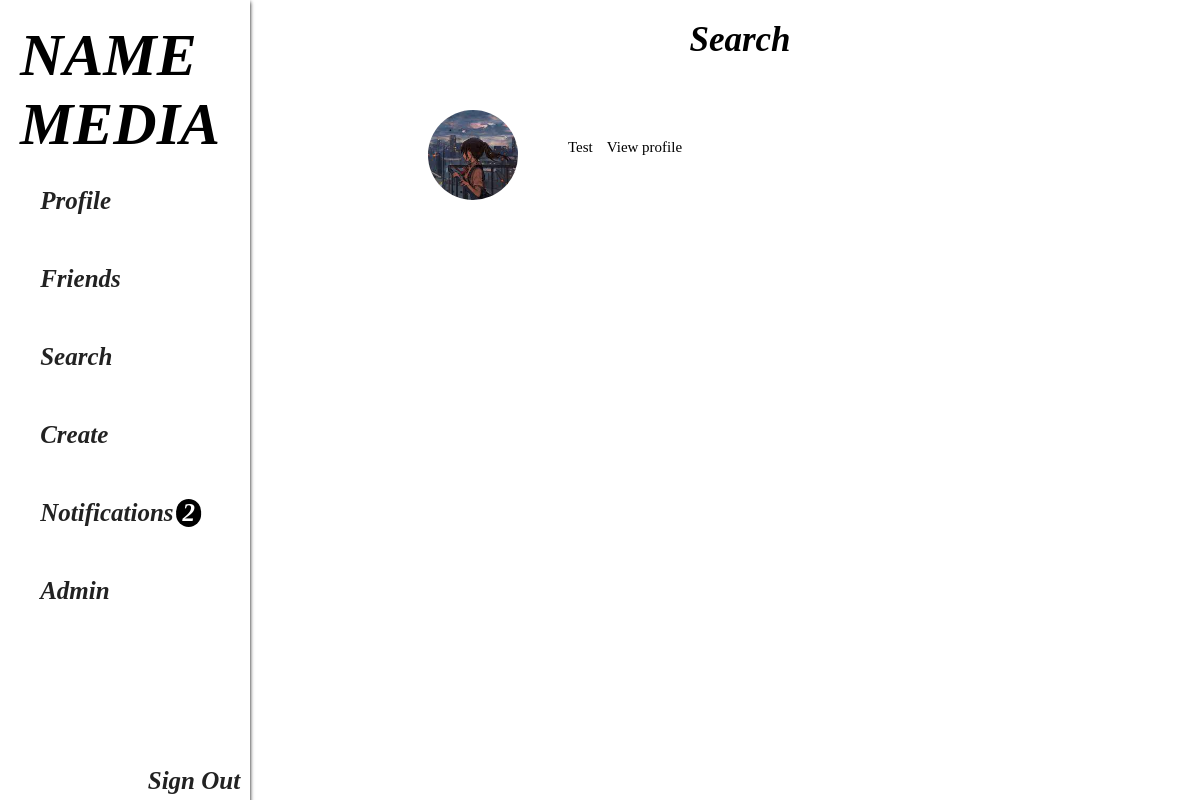
The page /search.php (signed in) on the database its author committed.
### tables this page shows
CREATE TABLE `users` (
  `users_id` int(11) NOT NULL,
  `users_username` tinytext NOT NULL,
  `users_fullname` tinytext NOT NULL,
  `users_password` tinytext NOT NULL,
  `users_email` tinytext NOT NULL,
  `users_phone_number` int(11) NOT NULL,
  `users_date_of_birth` date NOT NULL,
  `users_role` varchar(10) NOT NULL DEFAULT 'user'
);

CREATE TABLE `userprofile` (
  `profile_id` int(11) NOT NULL,
  `user_id` int(11) NOT NULL,
  `userprofile_picture` varchar(1000) NOT NULL,
  `userprofile_description` text NOT NULL,
  `userprofile_status` int(11) NOT NULL
);

### includes/search.inc.php (called while the page is built, shortened)
<?php
    include "classes/dbh.classes.php";
    include "classes/friends.classes.php";
    include "classes/search.classes.php";
    $search = new Search();
    $friend = new Friend();
    $allUsers = $search->allUsers($_SESSION['userid']);
?>

### classes/dbh.classes.php (called while the page is built)
<?php
    class Dbh{
        protected function connect() {
            try {
                $username = "root";
                $password = "";
                $dbh = new PDO('mysql:host=localhost;dbname=ooplogin', $username, $password);
                return $dbh;
            }
            catch (PDOException $e) {
                print "Error!: " . $e->getMessage() . "<br/>";
                die();
            }
        }
    }
?>

### classes/search.classes.php (called while the page is built, shortened)
<?php
    class Search extends Dbh{
        function allUsers($id){
            $stmt = $this->connect()->prepare('SELECT users_id, users_username FROM users WHERE users_id != ?');
            if(!$stmt->execute(array($id))) {
                $get_user_stmt = null;
                header("location: ../search.php?error=stmtfailed");
                exit();
            }
            $all_users = $stmt->fetchAll(PDO::FETCH_OBJ);
            if($stmt->rowCount() > 0){
                return $all_users;
            }
            else{
                return false;
            }
        }
    }
?>

### classes/friends.classes.php (called while the page is built, shortened)
<?php
    class Friend extends Dbh{
        public function getFriendProfileImage($id){
            $stmt = $this->connect()->prepare('SELECT userprofile_picture FROM userprofile WHERE user_id = ?;');
            if(!$stmt->execute(array($id))) {
                $stmt = null;
                header("location: ../friendsList.php?error=stmtfailed");
                exit();
            }
            $image = $stmt->fetch(PDO::FETCH_OBJ);
            if($image == null){
                return "uploads/defualtProfile.jpg";
            }else{
                return $image->userprofile_picture;
            }
        }
    }
?>

### search.php (the view, shortened to what this page needs)
<?php
    include "includes/search.inc.php";
?>
<!DOCTYPE html>
<html lang="en">
<head>
    <link rel="stylesheet" type="text/css" href="CSS/main.css"/>
    <link rel="stylesheet" type="text/css" href="CSS/profile.css"/>
    <link rel="stylesheet" type="text/css" href="CSS/friends.css"/>
</head>
<body>
    <div>
        <?php
            include("includes/header.inc.php");
        ?>
        <main class="friendlist">
            <h2>Search</h2>
            <div class="usercontainer">
                <?php
                    if($allUsers){
                        foreach($allUsers as $row){
                            $getFriendProfileImage = $friend->getFriendProfileImage($row->users_id);
                            echo '<div class="profile">
                            <div class="user"><img src="'.$getFriendProfileImage.'" alt="Profile image"></div>
                            <div><span>'.$row->users_username.'</span>
                            <span class="viewprofile"><a href="userProfile.php?id='.$row->users_id.'">View profile</a></span></div>
                            </div>';
                        }
                    }else{
                        echo '<h4>User has not been found!</h4>';
                    }
                ?>
            </div>
        </main>
    </div>
</body>
</html>

### css/main.css (style rules this page uses)
main { margin: 0px 100px 0px 380px; }
body { background-color: white; color: black; }
h1, h2, h3, h4, h5, h6 { color: black; }
a { color: black; text-decoration: none; }

### css/profile.css (style rules this page uses)
.profile { display: flex; align-items: center; }
.profile img { width: 150px; height: 150px; border-radius: 50%; margin: 20px; object-fit: cover; }
.user img { width: 90px; height: 90px; margin: 30px 50px 10px 40px; object-fit: cover; }
.viewprofile { margin-left: 10px; }

### css/friends.css (style rules this page uses)
.friendlist h2 { text-align: center; font-size: 35px; margin: 20px; font-family: Pacifico; font-weight: 700; font-style: italic; }
.friendlist span { font-size: 15px; margin-top: 40px; }

### rows shown on the page
users: users_id.userprofile_picture (picture), users_username "Test"

### other values the page prints
$getNotiNum "2"
